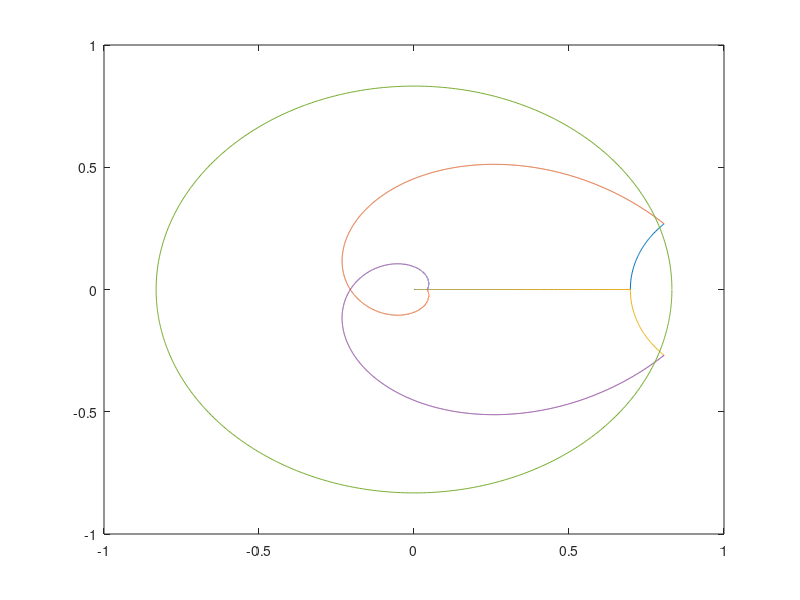

Write the MATLAB code that produced this figure.
%Zachary vogel
%Hw 3 ecen 5458
%Lucy pao digital control
% do stuff like a g


%greater than or equal
zet1=0.45;
%greater than or equal to
omegan=3.6;
%greater than or equal to
omegzet=1.84;

T=0.1;
%T=0.25;
%T=0.75;

omegan_max=2*pi/(T*sqrt(1-zet1^2))
zet_max=sqrt((2*pi/(omegan*T))^2-1)


z=zet1:0.01:17.4;
y=zeros(length(z),1);
for j=1:length(z)
    y(j)=exp(-z(j)*omegan*T)*exp(1i*omegan*sqrt(1-z(j)^2)*T);
end

plot(real(y),imag(y))
hold on
o=3.6:0.01:70.35;
p=zeros(length(o),1);
for j=1:length(o)
    p(j)=exp(-zet1*o(j)*T)*exp(1i*o(j)*sqrt(1-zet1^2)*T);
end

th=0:0.01:6.28;
r=zeros(length(th));
for j=1:length(th);
    r(j)=exp(-1.84*T)*exp(1i*th(j));
end
plot(real(p),imag(p))
plot(real(y),-imag(y))
plot(real(p),-imag(p))
plot(real(r),imag(r))


axis([-1 1 -1 1])